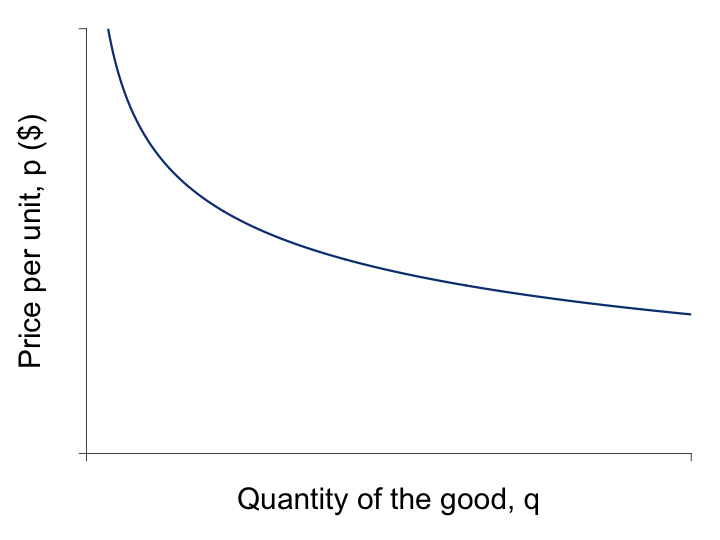

Write the R code that produced this figure.
#Graph Designer: Simon Halliday
#Authors: Bowles and Halliday
#Title: Coordination, Conflict and Competition: A Text in Microeconomics

require(shape)
#pdf(file = "firmmarketsupply/monopolist_profit_comparison.pdf", width = 9, height = 7)
png(file = "firmmarketsupply/demand_monop_comp_outlier.png", width = 6*120, height = 4.5*120)

#Set parameters for graphics
pointsize <- 1.8
axislabelsize <- 2.5
labelsize <- 1.5
namesize <- 1.8
annotatesize <- 1.5
graphlinewidth <- 3
segmentlinewidth <- 1.5

COL <- c("#7fc97f", "#beaed4", "#fdc086", "#ffff99", "#386cb0", "#f0027f", "#bf5b17", "#666666")
COLA <- c("#99d8c9","#66c2a4","#41ae76", "#238b45", "#005824")
COLB <- c("#4eb3d3", "#2b8cbe", "#0868ac","#084081")
CBCols <- c("#009E73","#0072B2","#E69F00","#CC79A7", "#F0E442","#D55E00")


par(mar =  c(6, 6, 2, 2))
xlims <- c(0, 3)
ylims <- c(2, 8)
xlims2 <- c(10, 0)
ylims2 <- c(15, 0)

elasticity1 <- function(x, A = 5, b = 1) {
  A*x^(1/b)
}

plot(0, 0, xlim = xlims, ylim = ylims, type = "n",
     xlab = "Quantity of the good, q",
     ylab = "Price per unit, p ($)", 
     xaxt = "n", 
     yaxt = "n", 
     cex.lab = axislabelsize, 
     bty = "n",
     xaxs="i", 
     yaxs="i")

ticksy <- c(ylims[1], ylims[2])
ylabels <- c(NA, NA)
ticksx <- c(xlims[1], xlims[2])
xlabels <- c(NA, NA)
axis(1, at = ticksx, pos = 2, labels = xlabels, cex.axis = labelsize)
axis(2, at = ticksy, pos = 0, labels = ylabels, las = 0, cex.axis = labelsize)

# axis.break(axis = 2, breakpos = 2.2, pos = 0,
#            bgcol = "white", breakcol = "black",
#            style = "slash", brw = 0.02)

npts <- 500 
npts2 <- 501

#Specify the sequences of points for graphing. 
xx1 <- seq(xlims[1], xlims[2], length.out = npts)
yy1 <- elasticity1(xx1, A = 5, b = -0.2)
xx2 <- seq(xlims[1], xlims[2], length.out = npts)
yy2 <- elasticity1(xx2, A = 5, b = -1.5)
xx3 <- seq(xlims[1], xlims[2], length.out = npts)
yy3 <- elasticity1(xx3, A = 5, b = -3.79)
xx4 <- seq(xlims[1], xlims[2], length.out = npts)
yy4 <- elasticity1(xx4, A = 5, b = -4.74)

#lines(xx1,yy1, col = COL[3], lwd = graphlinewidth)
#lines(xx2,yy2, col = COLB[2], lwd = graphlinewidth)
#lines(xx3,yy3, col = COLA[3], lwd = graphlinewidth)
lines(xx4,yy4, col = COLB[4], lwd = graphlinewidth)

#points(1, 5, pch = 16, col = "black", cex = 1.5)

# legend(1.15, 8, 
#        legend=c(expression(paste("Rice in Japan, ", abs(eta) == 0.2)), expression(paste("Fish, ", abs(eta) == 1.5)),expression(paste("Coca-cola, ", abs(eta) == 3.8)), expression(paste("Expensive alcoholic drinks, ", abs(eta) == 4.7))),
#        col=c(COL[3], COLB[2],COLA[3],COLB[4]), 
#        lty=1, cex=labelsize, xpd =TRUE)


dev.off()
